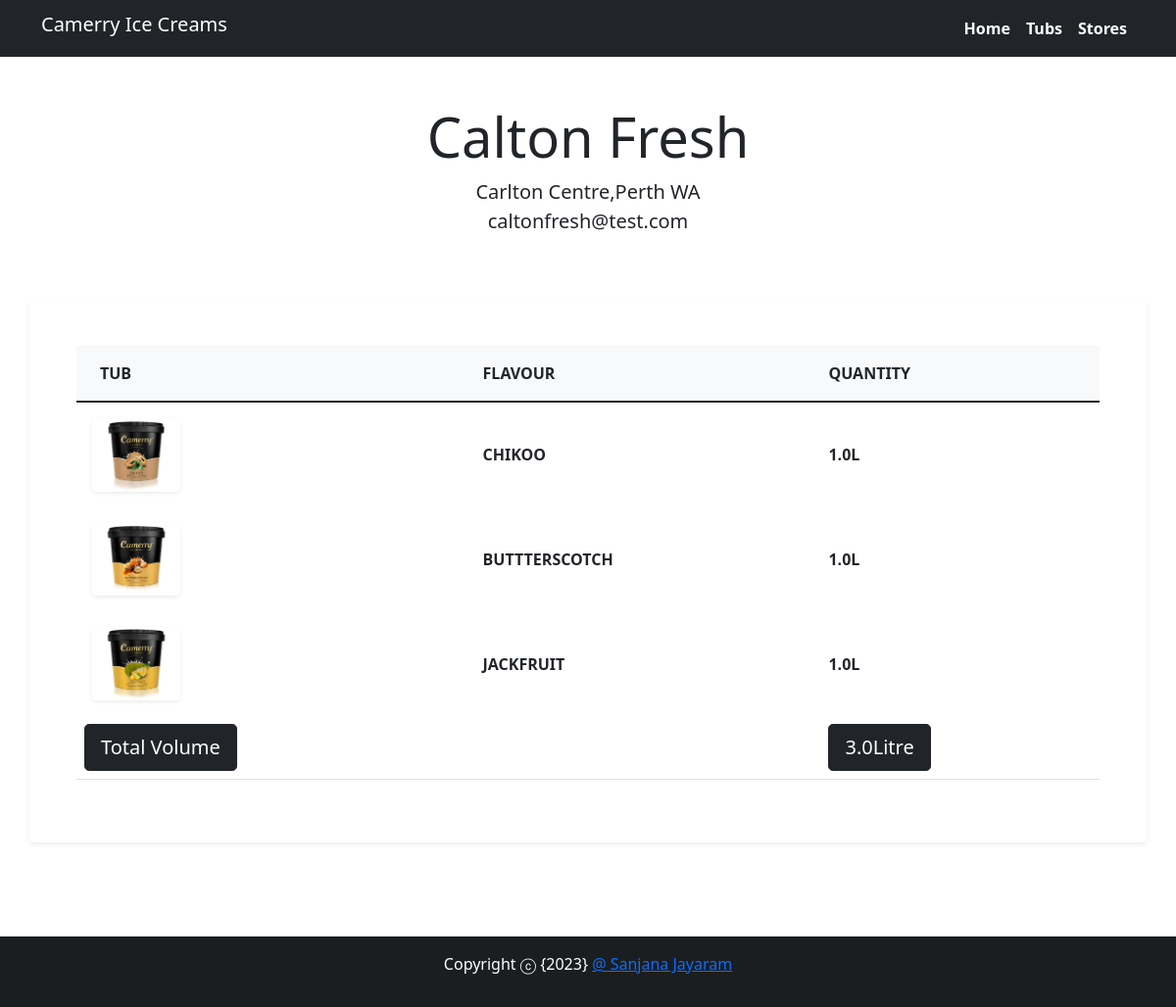
Page /icapp/5 on the committed database.
### icapp/models.py (models this page shows, shortened)
class Store(models.Model):
    store_name = models.CharField(max_length=100)
    store_location = models.CharField(max_length=100)
    store_email = models.EmailField(max_length = 254)

class Tub(models.Model):
    is_choices = [(False, 'No'), (True, 'Yes')]
    tub_flavour = models.CharField(max_length=255)
    tub_size = models.FloatField()
    tub_vegan = models.BooleanField(verbose_name ="Vegan", default=False,choices=is_choices)
    tub_gluten = models.BooleanField(verbose_name ="Gluten free", default=False,choices=is_choices)
    store = models.ForeignKey(Store,on_delete=models.CASCADE)
    tub_image = models.ImageField(upload_to='tubs')

### icapp/views.py (the view)
# urls.py: path('<int:store_id>',views.single_store,name='single_store')
def single_store(request,store_id):
    page = get_object_or_404(Store,id = store_id)
    tublist = Tub.objects.filter(store= page )
    totalvolume = sum([tub.tub_size for tub in tublist])
    return render(request,'singlestore.html',{
    'page':page,
    'tublist':tublist,
    'totalvolume':totalvolume
    })

### templates/singlestore.html (shortened to what this page needs)
{% extends 'base.html' %}
{% block content%}
<div class="px-4 px-lg-0">
  <div class="container  py-5 text-center">
    <h2 class="display-4">{{page.store_name}}</h2>
    <p class="lead mb-0">{{page.store_location}} </p>
    <p class="lead">{{page.store_email}} </p>
  </div>
  <div class="pb-5">
    <div class="container">
      <div class="row">
        <div class="col-lg-12 p-5 bg-white rounded shadow-sm mb-5">
            <div class="table-responsive">
            <table class="table">
              <thead>
                <tr>
                  <th scope="col" class="border-0 bg-light">
                    <div class="p-2 px-3 text-uppercase">Tub</div>
                  </th>
                  <th scope="col" class="border-0 bg-light">
                    <div class="py-2 text-uppercase">Flavour</div>
                  </th>
                  <th scope="col" class="border-0 bg-light">
                    <div class="py-2 text-uppercase">Quantity</div>
                  </th>
                </tr>
              </thead>
              <tbody>
                {% for tub in tublist%}
                <tr>
                  <th scope="row" class="border-0">
                    <div class="p-2">
                      <img src="{{tub.tub_image.url}}" alt="" width="90" class="img-fluid rounded shadow-sm">
                    </div>
                  </th>
                  <td class="border-0 align-middle"><strong>{{tub.tub_flavour}}</strong></td>
                  <td class="border-0 align-middle"><strong>{{tub.tub_size}}L</strong></td>
                </tr>
                {% endfor %}
                <tr>
                  <th><button type="button" class="btn btn-dark  btn-lg ">Total Volume</button></th>
                  <td></td>
                  <td><button type="button" class="btn btn-dark  btn-lg ms-auto ">{{totalvolume}}Litre</button></td>
                </tr>
              </tbody>
            </table>
          </div>
        </div>
      </div>
    </div>
  </div>
</div>
{% endblock %}

### rows in the picture
Store: store_name "Calton Fresh", store_location "Carlton Centre,Perth WA", store_email "caltonfresh@test.com"
Tub: tub_image (picture), tub_flavour "CHIKOO", tub_size "1.0"
Tub: tub_image (picture), tub_flavour "BUTTTERSCOTCH", tub_size "1.0"
Tub: tub_image (picture), tub_flavour "JACKFRUIT", tub_size "1.0"

### other values in the picture
{{ totalvolume }} "3.0"
